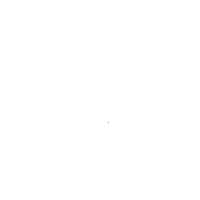
Frame 1 (no input)
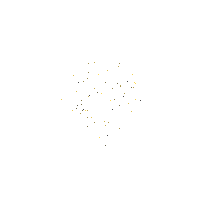
Frame 60 (the mouse pressed at the canvas centre just before this capture)
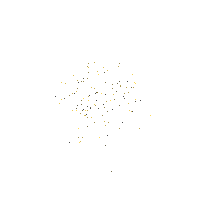
Frame 120 (the mouse held since frame 60 and released just before this capture)

The Processing sketch that drew these frames (run headless with seeded random() and noise(); from frame 60 on, the mouse is pressed at the canvas centre):

// Processing sketch: dGaussX_Y_Col_01
// ── dGaussX_Y_Col_01.pde
//trabajando con la distribución normal
float sDev = 20; //desviacion estandar
float media; //media
void setup() {
  size(200, 200);
  media = width/2;
  background(255);
  colorMode(HSB, 360, 100, 100);
}

void draw() {
  stroke(47,93 ,cGauss());
  point(xGauss(), yGauss());
}


//formula para la distribución normal en X
float xGauss() {
  float Gauss = randomGaussian();



  float x = sDev * Gauss + media;

  return x;
}

//formula Para la distribución normal en Y
float yGauss() {
  float Gauss = randomGaussian();



  float Y = sDev * Gauss + media;

  return Y;
}

//Formula pra la ditribucion gaussiana en el color
float cGauss() {
  float gaussCol = randomGaussian();
  float sd = 40;
  float mediaCol = 50;
  float c = sd * gaussCol + mediaCol;
  return c;
}
